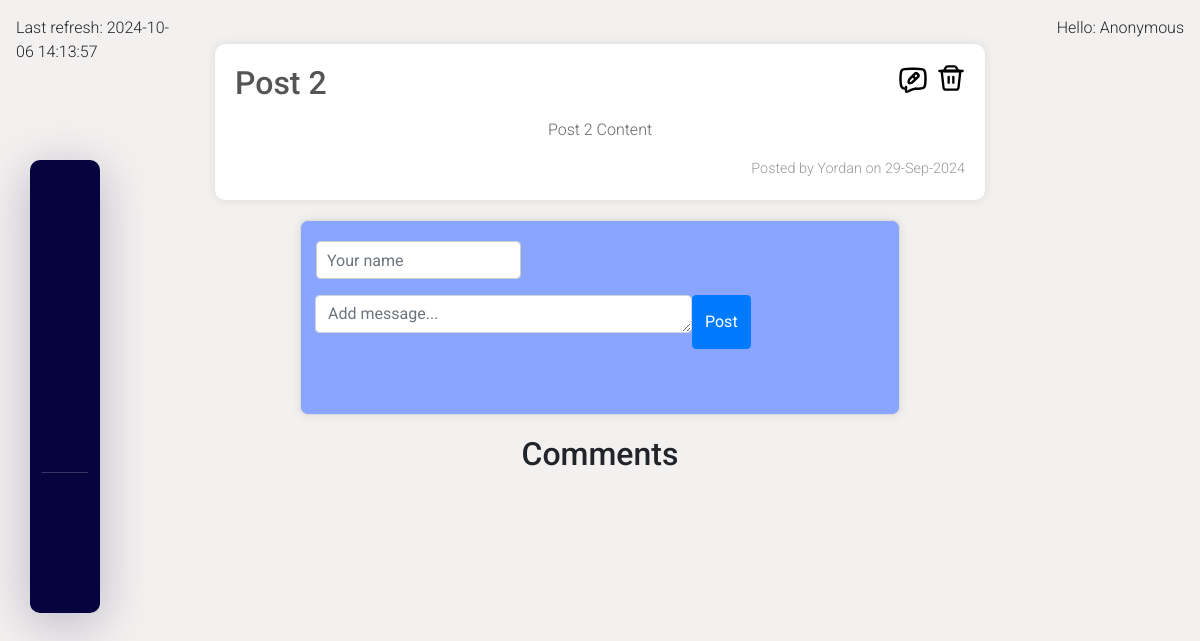
The app's page /2/details-post/, older data.
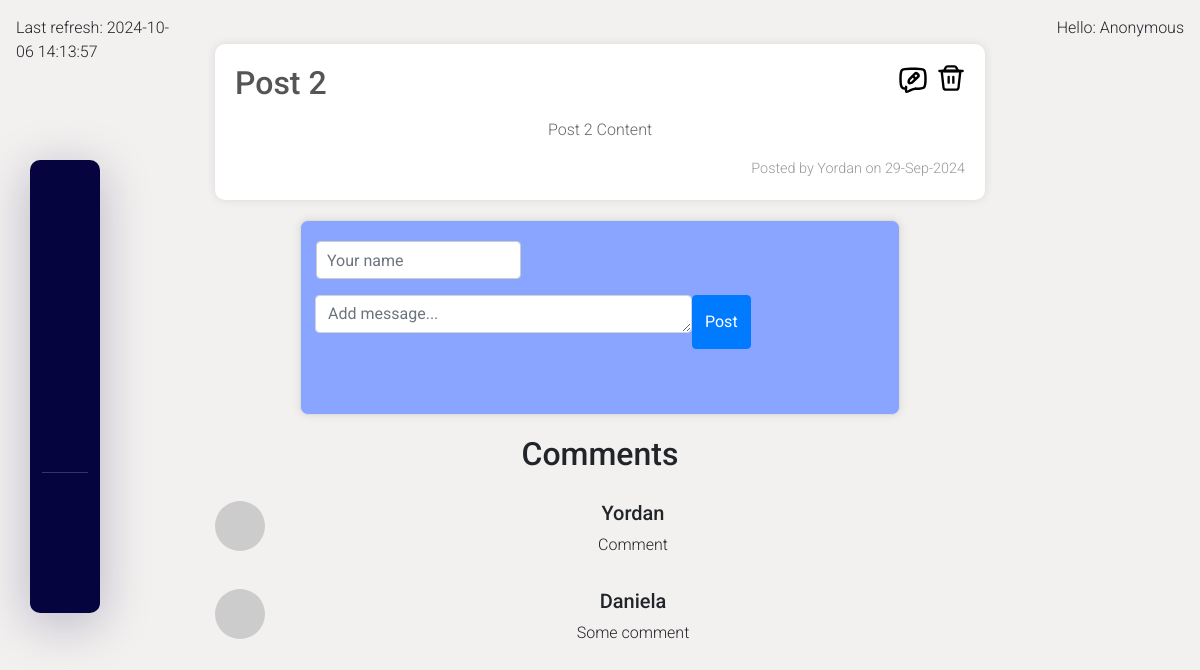
The same page, newer data.
### forumApp/posts/models.py (models this page shows)
class Comment(models.Model):
    post = models.ForeignKey(
        Post,
        on_delete=models.CASCADE,
        related_name='comments',
    )
    author = models.CharField(
        max_length=100,
    )
    content = models.TextField()
    created_at = models.DateTimeField(
        auto_now_add=True,
    )

### forumApp/posts/views.py (the view, shortened to what this page needs)
# urls.py: path('details-post/', details_page, name="details-post"),
def details_page(request, pk: int):
    post = Post.objects.get(pk=pk)
    formset = CommentFormSet(request.POST or None)
    context = {
        "post": post,
        "formset": formset,
    }
    return render(request, 'posts/details-post.html', context)

### forumApp/posts/templatetags/current_time.py (called while the page is built)
@register.simple_tag(name='current_time')
def current_time(format_str='%Y-%m-%d %H:%M:%S'):
    return datetime.now().strftime(format_str)

### forumApp/posts/templatetags/markdown_extras.py (called while the page is built)
@register.filter(name="markdown")
def markdown_format(text):
    return mark_safe(markdown.markdown(text))

### forumApp/posts/templatetags/user_info.py (called while the page is built)
@register.inclusion_tag('common/user-info.html')
def user_info(user):
    if user.is_authenticated:
        return {
            'username': user.username,
        }
    return {
        'username': "Anonymous",
    }

### templates/posts/details-post.html (shortened to what this page needs)
{% extends 'common/base.html' %}
{% load static %}
{% load crispy_forms_filters %}
{% load markdown_extras %}
{% block content %}
    <div class="posts">
        <div class="post">
            <div class="header">
                <h2>{{ post.title|capfirst }}</h2>
                <div class="icons">
                    <a href="{% url 'edit-post' post.pk %}">
                    </a>
                    <a href="{% url 'delete-post' post.pk %}">
                    </a>
                </div>
            </div>
            {% if not post.content %}
                <p>{% lorem 3 p %}</p>
            {% else %}
                <p>{{ post.content|markdown }}</p>
            {% endif %}
            <div class="post-meta">
                <span>Posted by {{ post.author|default:"anonymous" }} on {{ post.created_at|date:"d-M-Y" }}</span>
            </div>
        </div>
        <form method="post" class="form-inline">
            <div class="input-group">
                {% for form in formset %}
                    <div class="form-row">
                        {{ form.author|as_crispy_field}}
                        <div class="input-group-append">
                            {{ form.content|as_crispy_field }}
                            <button class="btn btn-primary m1-2" type="submit">Post</button>
                        </div>
                    </div>
                {% endfor %}
            </div>
        </form>
        <h2>Comments</h2>
        <div class="comments-section">
            {% for comment in post.comments.all %}
                <div class="media mb-3 comment-item">
                    <img src="https://via.placeholder.com/50" class="mr-3 rounded-circle comment-avatar" alt="User avatar">
                    <div class="media-body comment-content">
                        <h5 class="mt-0 comment-author">{{ comment.author }}</h5>
                        <p class="comment-text">{{ comment.content }}</p>
                    </div>
                </div>
            {% endfor %}
        </div>
    </div>
{% endblock %}

Row changes from the older to the newer data that the page shows:
added Comment: author "Yordan", content "Comment"
added Comment: author "Daniela", content "Some comment"
